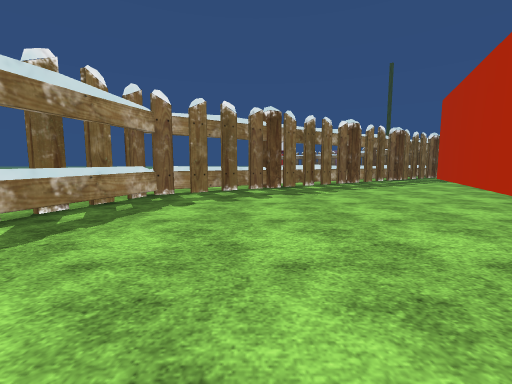
[1] (above)

24 first-person views from a walk through a Unity game level. The camera is 1.2 m above the floor, tilts 6° down and sees 90° across. The floor is counted in squares, 2 m on a side. Each view is taken from the middle of a square. On the plan, view 1 faces up. The plan holds only what a view shows up to about 9 squares ahead; the rest is blank. The place goes on beyond the plan. The terrain is drawn as flat ground. Door leaves are left out, so doorways stand open. Some surface patterns are stand-ins.

[2]
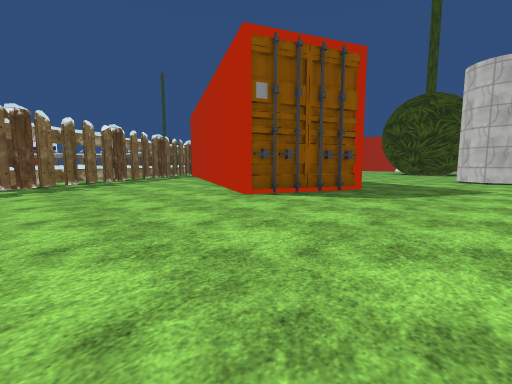

[3]
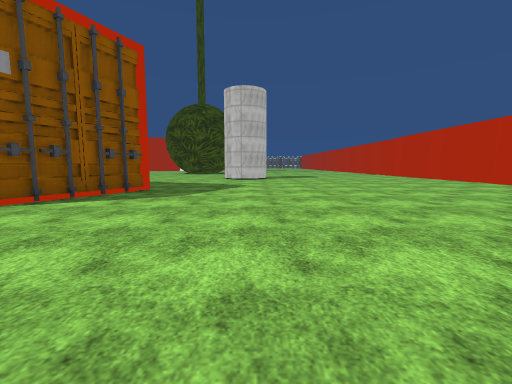

[4]
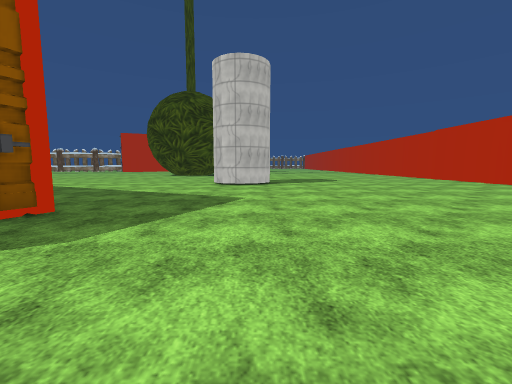

[5]
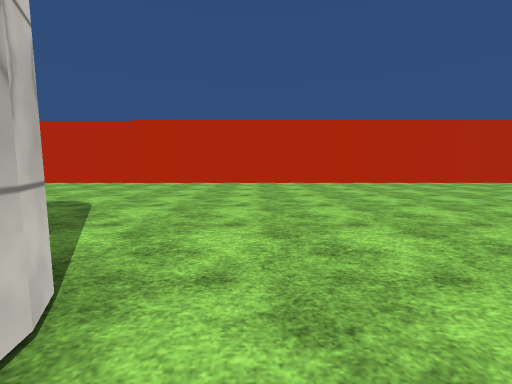

[6]
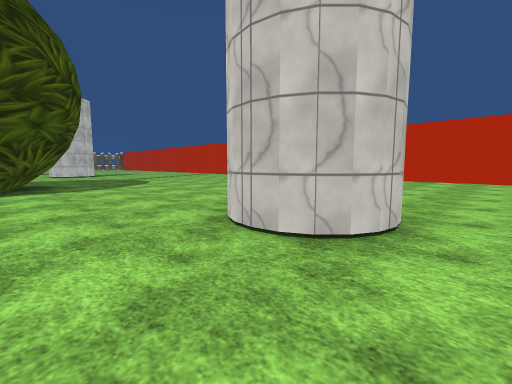

[7]
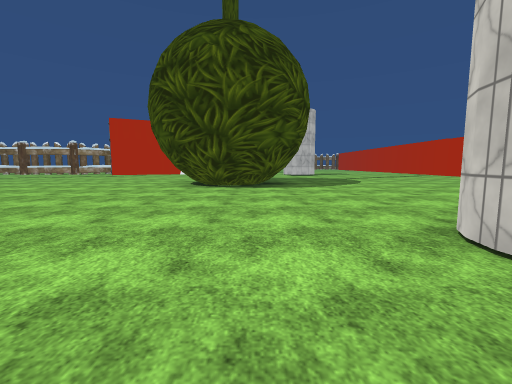

[8]
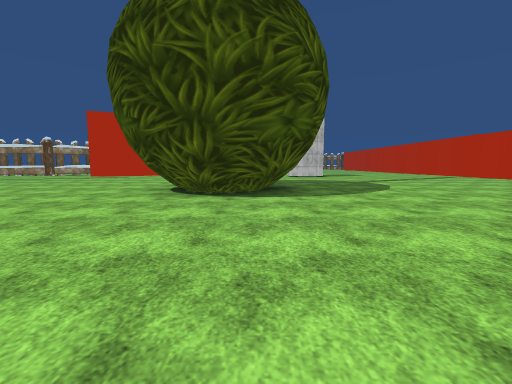

[9]
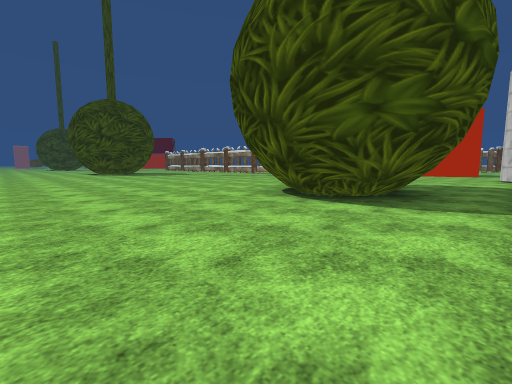

[10]
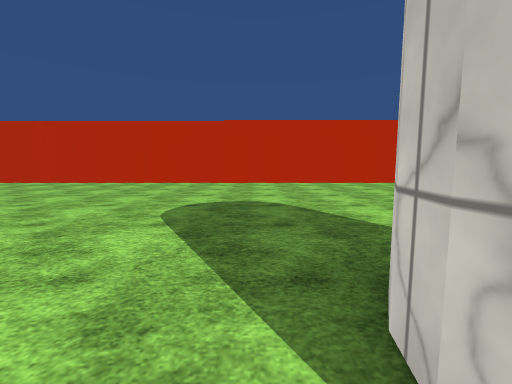

[11]
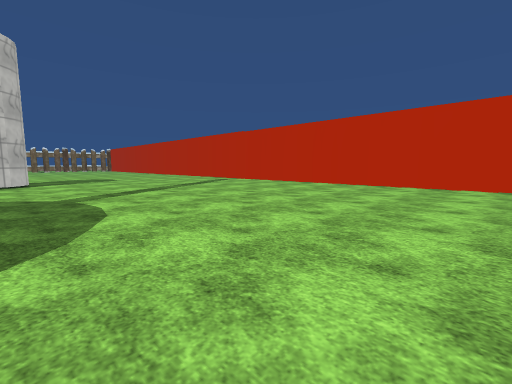

[12]
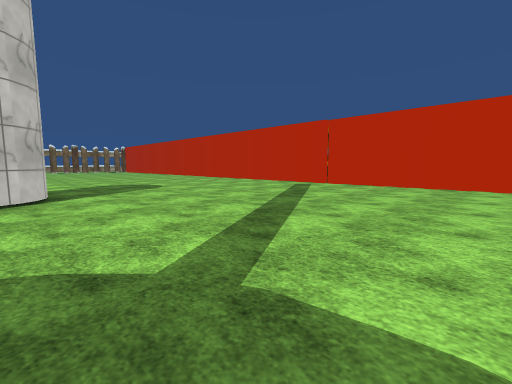

[13]
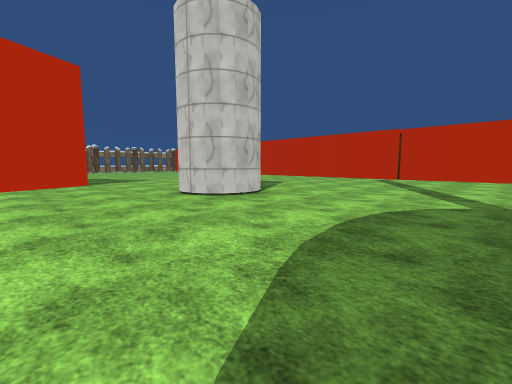

[14]
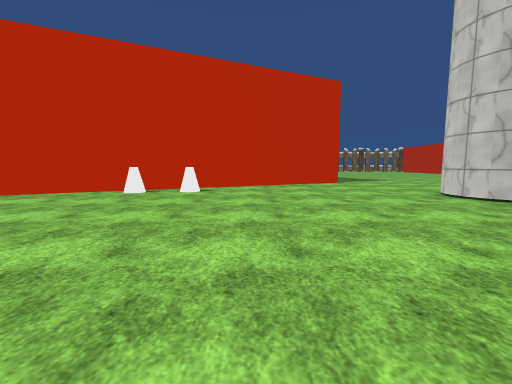

[15]
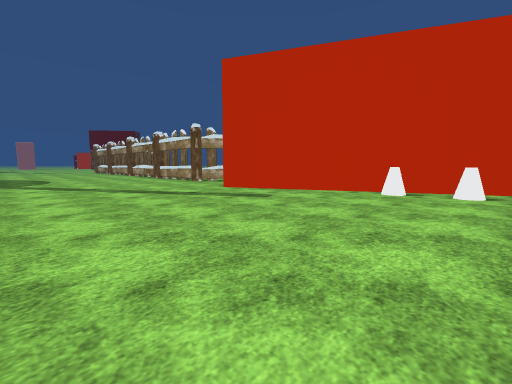

[16]
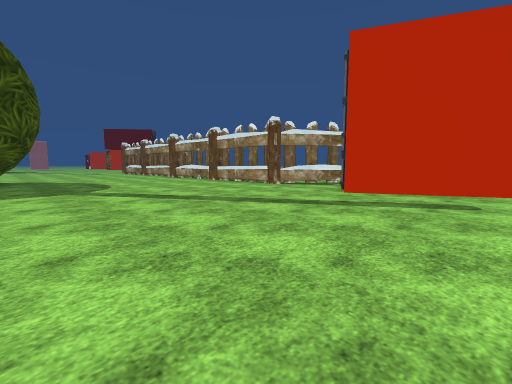

[17]
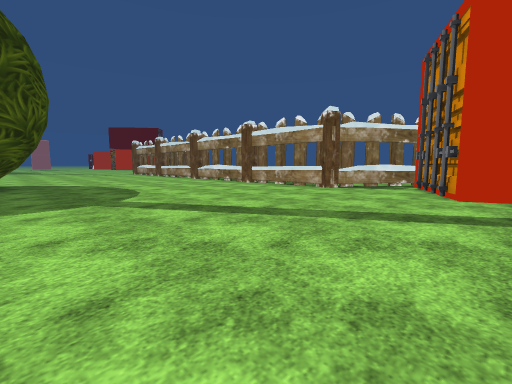

[18]
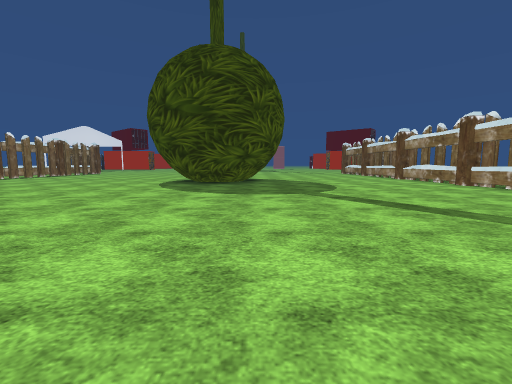

[19]
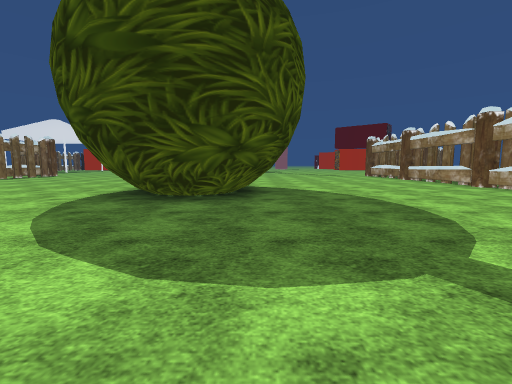

[20]
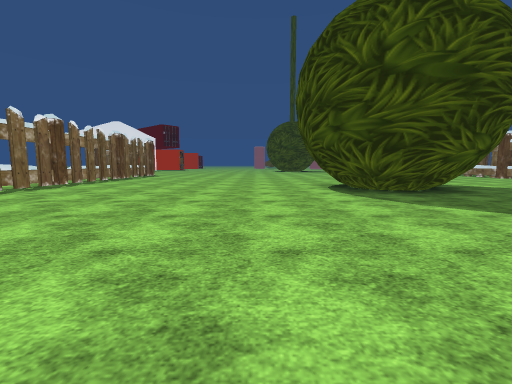

[21]
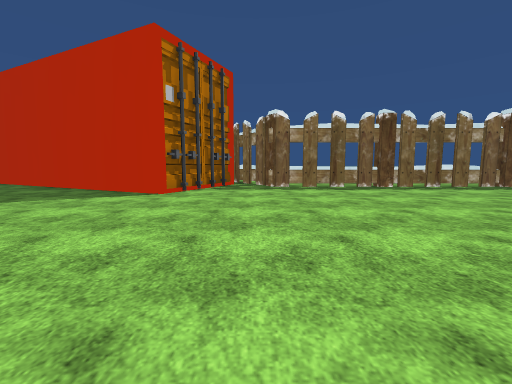

[22]
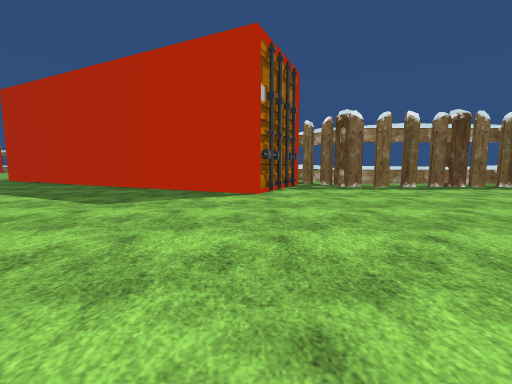

[23]
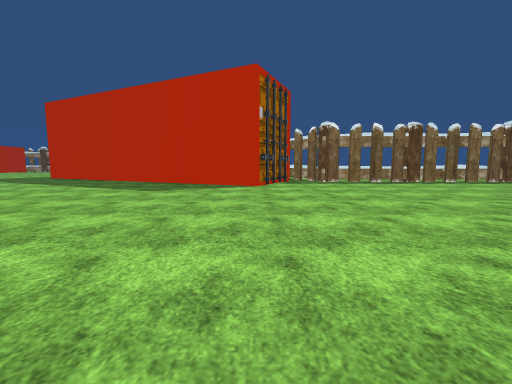

[24]
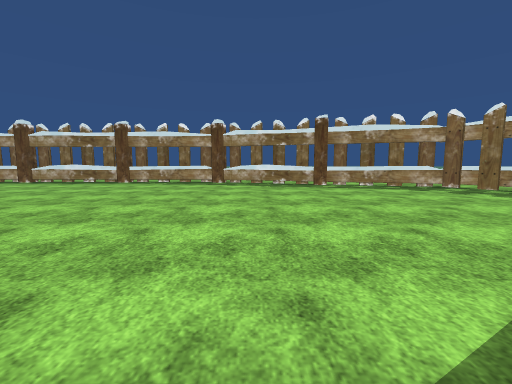

### Floor plan
Points are (right, up) in squares from view 1. A wall is a line through its corners. A room is listed if a view was taken in it or the views show most of it. See-through windows are left out.
Room 1 (views 1, 2, 3, 4, 5, 9, 10, 11, 12, 24)
walls: (12.6, -1.4) (12.5, -1.9); (10.7, -1.6) (10.8, -1.1); (17.7, 0) (16.9, 0.7) (16.7, 1.3) (16.6, 1.8); (6.4, 0.6) (3.6, 2) (4, 2.9); (18.7, -0.2) (17.9, -0.1) (17.5, 0.1); (4.1, 3.1) (6.8, 8.7); (1.4, -9.6) (25.1, -9.6); (25.6, -2.6) (25.2, -2.4) (24.8, -2) (24.9, -1.2); (3.7, 9) (-1.9, 5.2) (-4, -1.5) (-4, -9); (29.9, 0.2) (28.8, 2.6)
ways out: opening at (12.1, 0.3) to room 2; opening at (24.6, 0.1) to room 2
Room 2 (views 6, 7, 8, 13, 14, 15, 16, 17, 18, 19, 20, 21, 22, 23)
walls: (18.5, 16) (18, 16.1); (19.5, 16.2) (18.2, 16) (17.4, 16.4) (17, 16.9) (16.7, 17.4) (16.6, 18); (17.4, 3.3) (18, 3.6); (16.7, 2.3) (17, 3) (17.4, 3.4); (20.4, 17.5) (20.1, 16.8) (19.7, 16.4) (19.3, 16.2); (16.6, 1.8) (16.7, 2.5); (16.7, 1.7) (16.8, 2.4); (20.4, 18.1) (20.3, 17.3); (26.2, 12.3) (26.2, 19.3); (8.9, 12.5) (6.9, 11.2); (27, 6.3) (25.5, 9.6) (28.1, 10.8); (7.9, 11.3) (10.7, 10) (6.9, 2.1); (28.5, 10.9) (26.2, 12.6) (26.3, 12.8); (26.2, 19.4) (26.2, 21.1); (8.9, 19.2) (8.9, 12.2); (28.8, 2.6) (27.4, 5.5); (24.9, -1.2) (25.2, -0.9) (25.8, -0.6) (26.4, -0.9); (8.9, 20) (8.9, 19.4)
ways out: opening at (12.1, 0.3) to room 1; opening at (24.6, 0.1) to room 1; gap at (9, 19); gap at (26, 19)
objects: other object (27, 4); other object (27, 6)

Where each view was taken, in squares from view 1:
view 1: 0 up, 0 right, facing up
view 2: 2 down, 0 right, facing up-right
view 3: 2 down, 0 right, facing right
view 4: 2 down, 3 right, facing right
view 5: 1 down, 10 right, facing down
view 6: 1 up, 10 right, facing down-right
view 7: 1 up, 10 right, facing right
view 8: 1 up, 12 right, facing right
view 9: 1 down, 13 right, facing up-right
view 10: 1 down, 13 right, facing down
view 11: 2 down, 16 right, facing down-right
view 12: 2 down, 20 right, facing down-right
view 13: 2 up, 21 right, facing down-right
view 14: 3 up, 21 right, facing right
view 15: 4 up, 21 right, facing up-right
view 16: 7 up, 20 right, facing up-right
view 17: 9 up, 20 right, facing up-right
view 18: 8 up, 20 right, facing up
view 19: 12 up, 20 right, facing up
view 20: 11 up, 15 right, facing up
view 21: 12 up, 16 right, facing left
view 22: 10 up, 16 right, facing left
view 23: 10 up, 18 right, facing left
view 24: 0 up, 5 right, facing left
